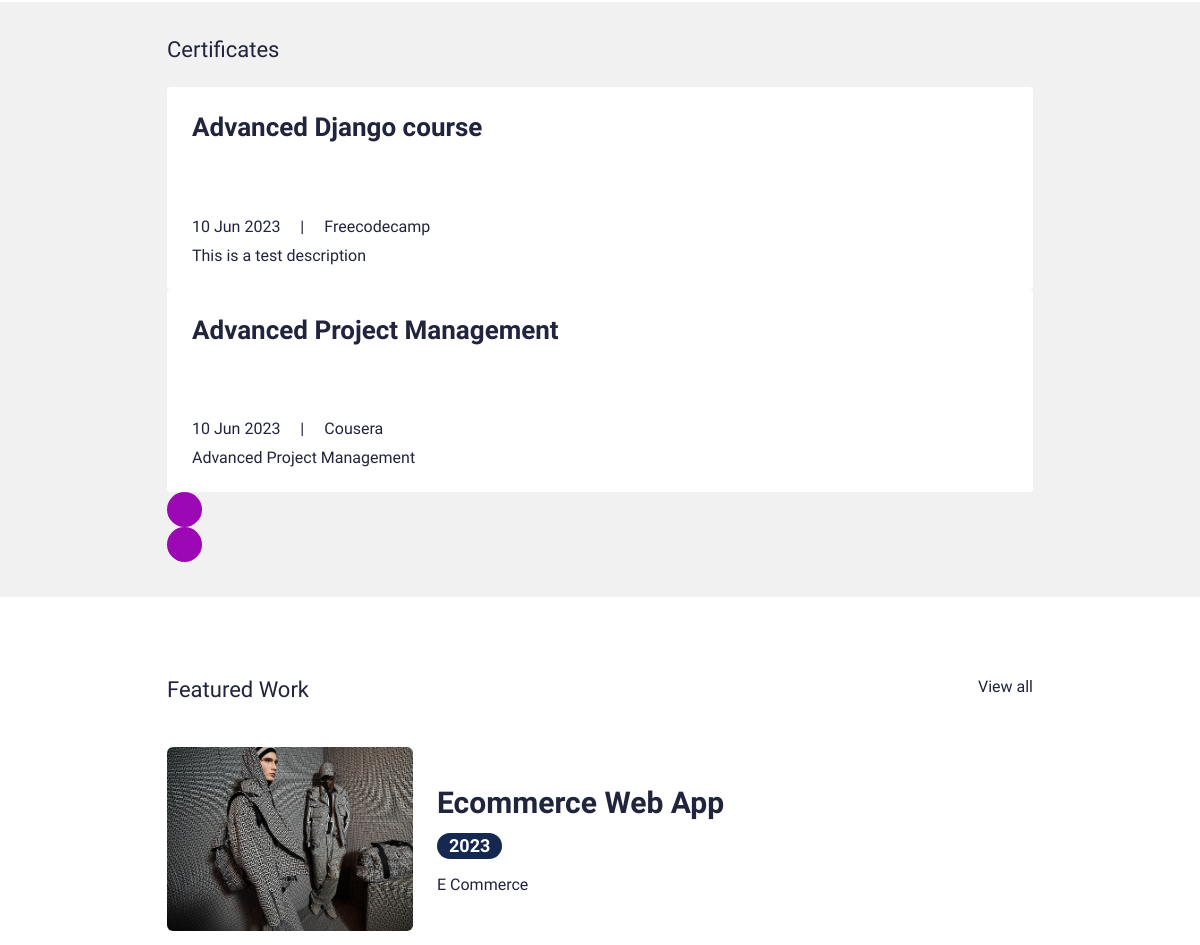
Before: / (middle part) with the older database file.
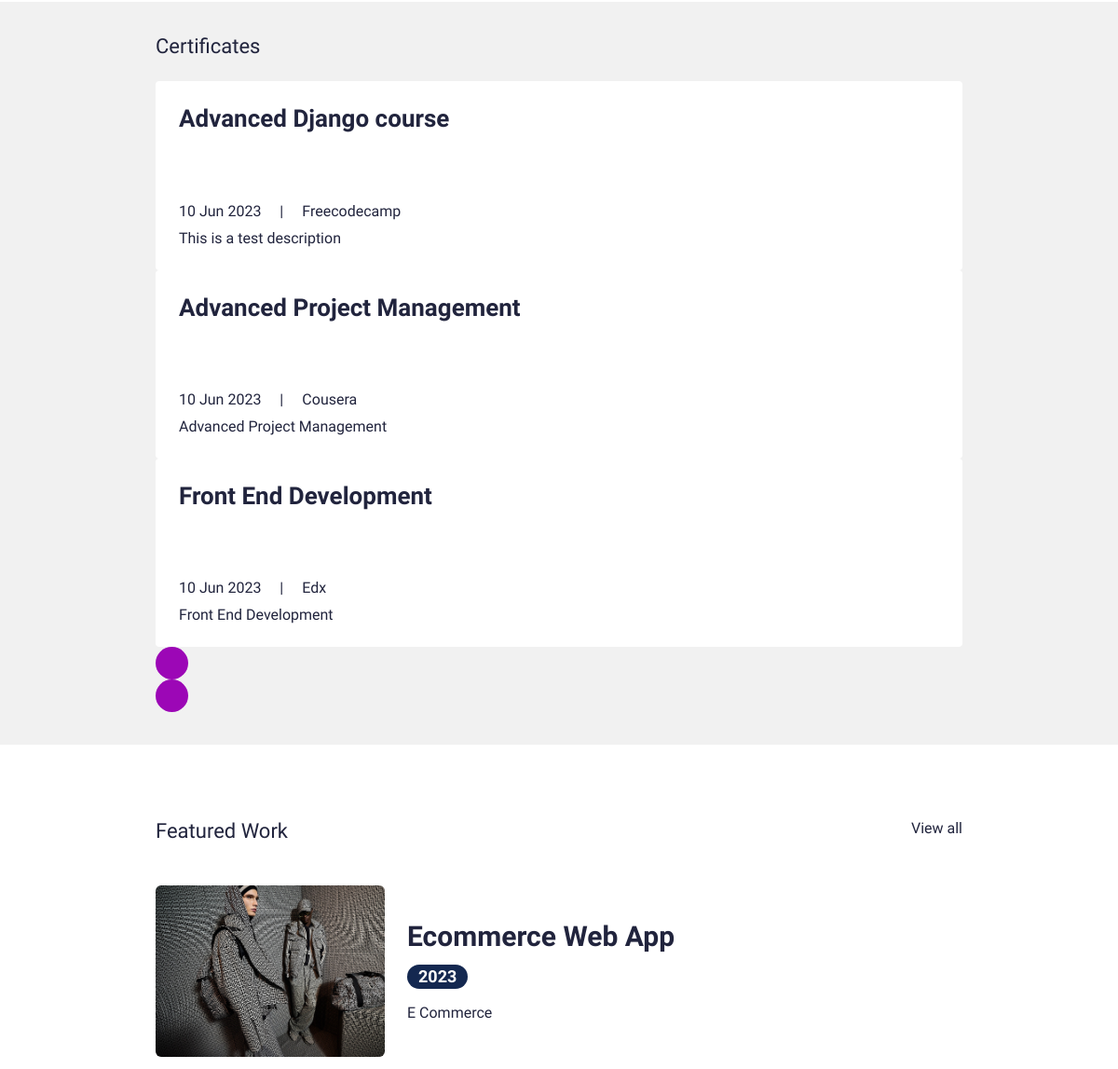
After: the same page with the newer database file.
### main/models.py (models this page shows, shortened)
class Certificate(models.Model):
    class Meta:
        verbose_name_plural = 'Certificates'
        verbose_name = 'Certificate'
    date = models.DateTimeField(blank=True, null=True)
    name = models.CharField(max_length=50, blank=True, null=True)
    title = models.CharField(max_length=200, blank=True, null=True)
    description = models.CharField(max_length=500, blank=True, null=True)
    is_active = models.BooleanField(default=True)

class Portfolio(models.Model):
    class Meta:
        verbose_name_plural = 'Portfolio Profiles'
        verbose_name = 'Portfolio'
        ordering = ["name"]
    date = models.DateTimeField(blank=True, null=True)
    name = models.CharField(max_length=200, blank=True, null=True)
    description = models.CharField(max_length=500, blank=True, null=True)
    body = RichTextField(blank=True, null=True)
    image = models.ImageField(blank=True, null=True, upload_to="portfolio")
    slug = models.SlugField(null=True, blank=True)
    is_active = models.BooleanField(default=True)

### main/views.py (the view)
# urls.py: path('', views.IndexView.as_view(), name="home"),
class IndexView(generic.TemplateView):
	template_name = "main/index.html"
	def get_context_data(self, **kwargs):
		context = super().get_context_data(**kwargs)
		testimonials = Testimonial.objects.filter(is_active=True)
		certificates = Certificate.objects.filter(is_active=True)
		blogs = Blog.objects.filter(is_active=True)
		portfolio = Portfolio.objects.filter(is_active=True)
		context["testimonials"] = testimonials
		context["certificates"] = certificates
		context["blogs"] = blogs
		context["portfolio"] = portfolio
		return context

### resume_demo/context_processors.py (called while the page is built)
def project_context(request):
	context = {
		'me': User.objects.first(),
	}
	return context

### main/templates/main/index.html (shortened to what this page needs)
{% extends 'main/base.html' %}
{% load static %}
{% block content %}
<section>
  <div class="sectionSpaceSm lightBg">
    <div class="container">
      <div class="row pb-3">
        <div class="col">
          <h4 class="smText regular">Certificates</h4>
        </div>
      </div>
      <div class="sliderOuter">
        <div class="swiper certificatesSlider">
          <div class="swiper-wrapper">
            {% for c in certificates %}
            {% if c.is_active %}
            <div class="swiper-slide">
              <div class="cardStyle1">
                <h4 class="mdTitle cs1Title">
                  <a href="javascript:void(0)">{{c.title}}</a>
                </h4>
                <ul class="cardOptionCol">
                  <li>{{c.date.date}}</li>
                  <li>{{c.name|title}}</li>
                </ul>
                <p>{{c.description}}</p>
              </div>
            </div>
            {% endif %}
            {% endfor %}
          </div>
        </div>
        <div class="cert-swiper-button-next swiper-button-next swiperBtnStyle"></div>
        <div class="cert-swiper-button-prev swiper-button-prev swiperBtnStyle"></div>
      </div>
    </div>
  </div>
</section>
<section>
  <div class="sectionSpace">
    <div class="container">
      <div class="portfolioCol">
        <div class="row pb-3">
          <div class="col">
            <h4 class="smText regular">Featured Work</h4>
          </div>
          <div class="col-auto">
            <a href="{% url 'main:portfolios' %}" class="simpleLink">View all</a>
          </div>
        </div>
        {% for p in portfolio %}
        {% if p.is_active %}
        <div class="portfolioCard">
          <div class="row g-4 align-items-center">
            <div class="col-md-auto">
              <div class="portfolioImgCol">
                <a href="{% url 'main:portfolio' slug=p.slug %}"><img src="{{p.image.url}}" alt="..."></a>
              </div>
            </div>
            <div class="col-md">
              <div class="portfolioContentCol">
                <h4 class="lgTitle"><a href="{% url 'main:portfolio' slug=p.slug %}">{{p.name}}</a></h4>
                <ul class="portfolioOption">
                  <li><span class="dateLbl">{{p.date.year}}</span></li>
                </ul>
                <p>{{p.description}}</p>
              </div>
            </div>
          </div>
        </div>
        {% endif %}
        {% endfor %}
      </div>
    </div>
  </div>
</section>
{% endblock %}

### main/templates/main/base.html (shortened to what this page needs)
{% load static %}
<!doctype html>
<html lang="en">
  <head>
    <link href="{% static 'css/bootstrap.min.css' %}" rel="stylesheet">
    <link rel="stylesheet" href="https://unpkg.com/swiper@7.0.5/swiper-bundle.min.css">
    <link href="{% static 'css/style.css' %}" rel="stylesheet">
  </head>
  <body>
    {% block content %}
    {% endblock %}
  </body>
</html>

### main/templates/main/partials/nav.html (shortened to what this page needs)
{% load static %}

### main/templates/main/partials/footer.html (shortened to what this page needs)
{% load static %}

### static/css/style.css (style rules this page uses)
:root { --primaryColor: #9C07B6; --primaryDarkColor: #3D0048; --primaryHoverColor: #900AA8; --secondaryColor: #F9B000; --baseColor: #21243D; --baseFont: 'Heebo', sans-serif; --titleFont: 'Courier Prime', monospace; --regular: 400; --medium: 500; --bold: 700; --black: 900; --lightBg: #F1F1F1; }
html { scroll-behavior: smooth; }
body { font-family: var(--baseFont); color: var(--baseColor); line-height: normal; }
ul { margin: 0; padding: 0; list-style-type: none; }
img { max-width: 100%; }
a { color: inherit; }
a, .btn { -webkit-transition: all 300ms ease-in-out 0s; -o-transition: all 300ms ease-in-out 0s; transition: all 300ms ease-in-out 0s; text-decoration: none; }
.lightBg { background-color: var(--lightBg); }
.lgTitle { font-size: 30px; line-height: normal; font-weight: var(--bold); font-family: var(--titleFont) }
.mdTitle { font-size: 26px; line-height: normal; font-weight: var(--bold); font-family: var(--titleFont) }
.smText { font-size: 22px; }
.regular { font-weight: var(--regular); }
.sectionSpace { padding: 80px 0; }
.sectionSpaceSm { padding: 35px 0; }
.cardOptionCol > li { display: inline-block; vertical-align: middle; position: relative; }
.cardOptionCol > li + li { padding-left: 40px; }
.cardOptionCol > li + li::before { content: "|"; position: absolute; left: 16px; }
.cardOptionCol { padding: 5px 0 10px; }
.cardStyle1 { padding: 25px; background-color: var(--bs-white); border-radius: 4px; height: 100%; }
.cardStyle1 > p:last-child { margin-bottom: 0; }
.cs1Title { min-height: 90px; }
.dateLbl { display: inline-block; padding: 4px 12px; background-color: #142850; border-radius: 20px; color: #fff; font-size: 18px; line-height: 1; font-weight: var(--bold); }
.sliderOuter { position: relative; }
.sliderOuter .swiper-button-next.swiperBtnStyle { right: -50px; }
.sliderOuter .swiper-button-prev.swiperBtnStyle { left: -50px; }
.sliderOuter .swiper-slide { height: auto; }
.portfolioOption li { display: inline-block; padding-right: 20px; }
.portfolioOption { padding: 5px 0 16px; }
.portfolioContentCol > p:last-child { margin-bottom: 0; }
.portfolioImgCol img { border-radius: 6px; width: 246px; height: 184px; -o-object-fit: cover; object-fit: cover; }
.portfolioCard { padding: 20px 0; border-bottom: 1px solid #E0E0E0; }
.swiperBtnStyle { width: 35px; height: 35px; color: #fff; background-color: var(--primaryColor); border-radius: 50%; }
.swiper-button-next.swiperBtnStyle::after, .swiper-button-prev.swiperBtnStyle::after { font-size: 16px; }
.swiperBtnStyle.swiper-button-prev { left: 2px; }
.swiperBtnStyle.swiper-button-next { right: 2px; }
@media (min-width:992px) { .container, .container-lg, .container-md, .container-sm, .container-xl, .container-xxl { max-width: 890px; } }

Changed rows visible on the page:
added Certificate: title "Front End Development", date "10 Jun 2023", name "Edx", description "Front End Development"
